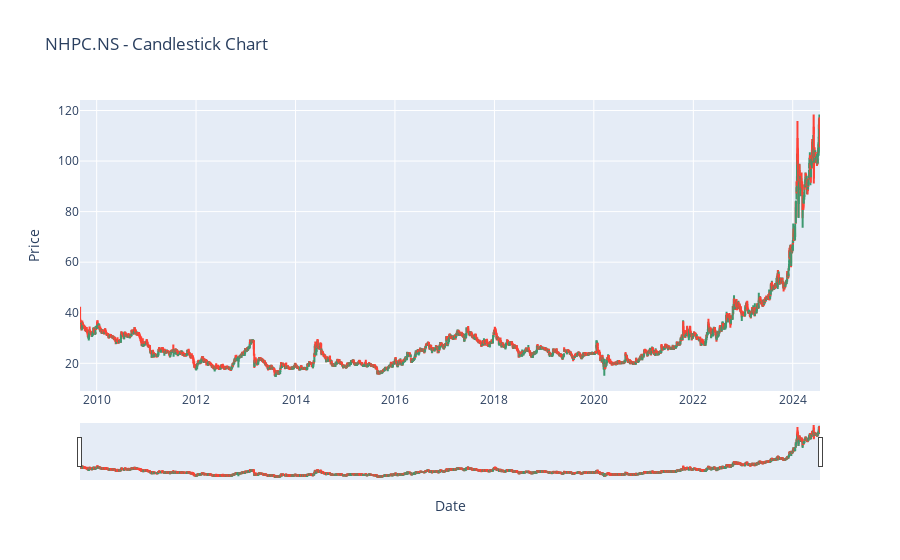

Notebook code for this chart:
### Code cell
import yfinance as yf
import pandas as pd
import matplotlib.pyplot as plt
import seaborn as sns
import plotly.graph_objects as go

# List of popular Indian stock tickers
tickers = [
    "NHPC.NS", "RELIANCE.NS", "HDFCBANK.NS", "INFY.NS", "TCS.NS", "ICICIBANK.NS",
    "SBIN.NS", "HINDUNILVR.NS", "ITC.NS", "KOTAKBANK.NS", "LT.NS", "AXISBANK.NS",
    "BAJFINANCE.NS", "BHARTIARTL.NS", "MARUTI.NS", "ASIANPAINT.NS", "M&M.NS",
    "SUNPHARMA.NS", "WIPRO.NS", "HCLTECH.NS", "ULTRACEMCO.NS", "TATAMOTORS.NS",
    "TATASTEEL.NS", "TECHM.NS", "ADANIPORTS.NS", "GRASIM.NS", "POWERGRID.NS",
     "BPCL.NS", "IOC.NS"
]

# Download and store data
dataframes = {}

for ticker in tickers:
    data = yf.download(ticker)
    dataframes[ticker] = pd.DataFrame(data)
    break

# Function to plot stock data
def plot_stock_data(ticker, df):
    plt.figure(figsize=(14, 10))

    # Plot Closing Price and Moving Average
    plt.subplot(3, 1, 1)
    sns.lineplot(data=df, x=df.index, y='Close', label='Close')
    df['Moving Average'] = df['Close'].rolling(window=20).mean()
    sns.lineplot(data=df, x=df.index, y='Moving Average', label='20-Day MA', color='orange')
    plt.title(f'{ticker} - Closing Price and Moving Average')
    plt.xlabel('Date')
    plt.ylabel('Price')
    plt.legend()
    
    # Plot Volume
    plt.subplot(3, 1, 2)
    sns.barplot(data=df, x=df.index, y='Volume', color='skyblue')
    plt.title(f'{ticker} - Trading Volume')
    plt.xlabel('Date')
    plt.ylabel('Volume')

    # Plot Histogram of Returns
    df['Return'] = df['Close'].pct_change() * 100
    plt.subplot(3, 1, 3)
    sns.histplot(df['Return'].dropna(), bins=50, color='green')
    plt.title(f'{ticker} - Histogram of Returns')
    plt.xlabel('Return (%)')
    plt.ylabel('Frequency')
    
    plt.tight_layout()
    plt.show()

# # Plot for each ticker
# for ticker, df in dataframes.items():
#     plot_stock_data(ticker, df)

# Candlestick Chart using Plotly
def plot_candlestick(ticker, df):
    fig = go.Figure(data=[go.Candlestick(x=df.index,
                                         open=df['Open'],
                                         high=df['High'],
                                         low=df['Low'],
                                         close=df['Close'])])
    fig.update_layout(title=f'{ticker} - Candlestick Chart', xaxis_title='Date', yaxis_title='Price')
    fig.show()

# Plot candlestick charts for each ticker
for ticker, df in dataframes.items():
    plot_candlestick(ticker, df)
    break

### Figure 1 — Plotly figure (JSON) as saved in the notebook; plotly's stock layout.template omitted (floating-point values rounded to 4 significant figures; data arrays with more than 128 entries replaced by an {"elided": "..."} marker saying what was removed)
{"data": [{"close": {"elided": "3669 float values"}, "high": {"elided": "3669 float values"}, "low": {"elided": "3669 float values"}, "open": {"elided": "3669 float values"}, "type": "candlestick", "x": {"elided": "3669 str values"}}], "layout": {"autosize": true, "title": {"text": "NHPC.NS - Candlestick Chart"}, "xaxis": {"autorange": true, "range": ["2009-08-31 12:00", "2024-07-19 12:00"], "rangeslider": {"autorange": true, "range": ["2009-08-31 12:00", "2024-07-19 12:00"], "yaxis": {"_template": null, "rangemode": "match"}}, "title": {"text": "Date"}, "type": "date"}, "yaxis": {"autorange": true, "range": [9.044, 124.2], "title": {"text": "Price"}}}}
